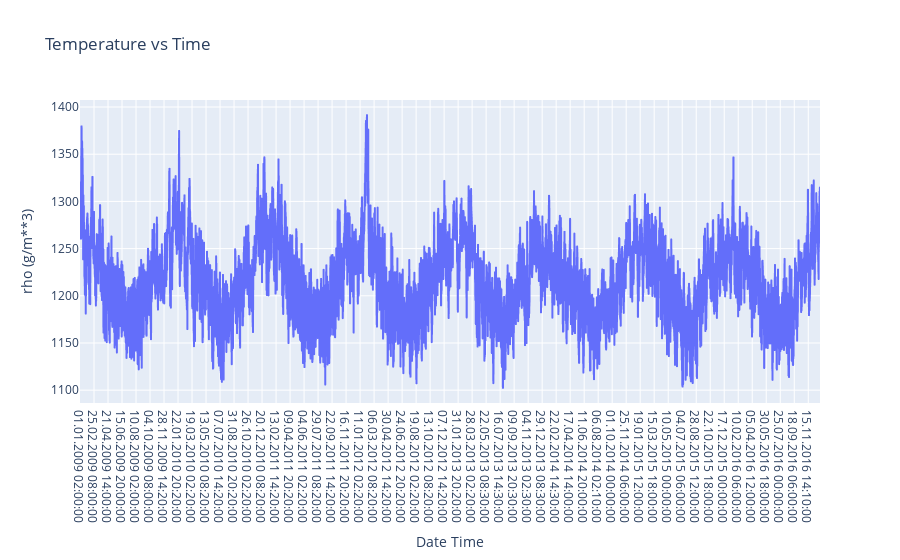

The cell this chart's notebook holds for it:
### Code cell
# plot using plotly

import plotly.express as px

fig = px.line(df, x='Date Time', y='rho (g/m**3)', title='Temperature vs Time')
fig.show()

### Figure 1 — Plotly figure (JSON) as saved in the notebook; plotly's stock layout.template omitted (floating-point values rounded to 4 significant figures; data arrays with more than 128 entries replaced by an {"elided": "..."} marker saying what was removed)
{"data": [{"hovertemplate": "Date Time=%{x}<br>rho (g/m**3)=%{y}<extra></extra>", "legendgroup": "", "line": {"color": "#636efa", "dash": "solid"}, "marker": {"symbol": "circle"}, "mode": "lines", "name": "", "showlegend": false, "type": "scattergl", "x": {"elided": "35045 str values"}, "xaxis": "x", "y": {"elided": "35045 float values"}, "yaxis": "y"}], "layout": {"legend": {"tracegroupgap": 0}, "title": {"text": "Temperature vs Time"}, "xaxis": {"anchor": "y", "domain": [0, 1], "title": {"text": "Date Time"}}, "yaxis": {"anchor": "x", "domain": [0, 1], "title": {"text": "rho (g/m**3)"}}}}
